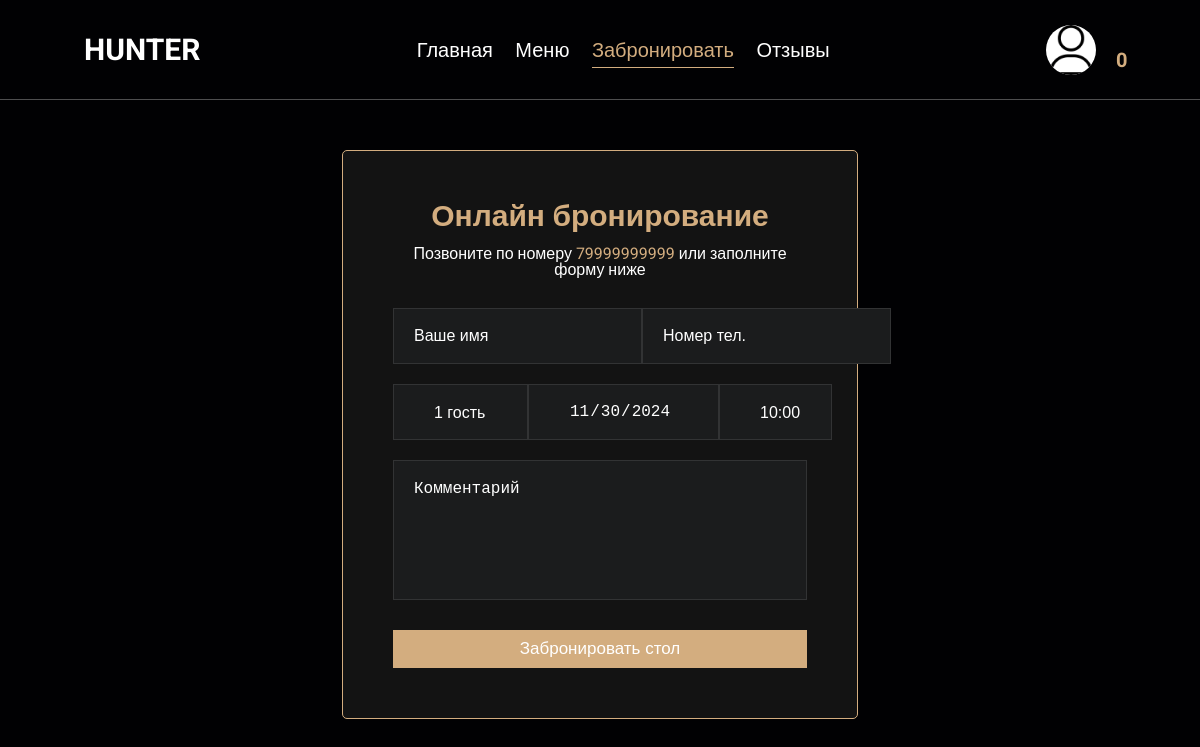
The page /main/Hunter/reservation on the database its author committed.
### app/models.py (models this page shows, shortened)
class Restaurant(models.Model):
    name = models.CharField(blank=False, max_length=32, default="")
    content = models.TextField(blank=False, max_length=200, default="")
    address = models.CharField(blank=False, max_length=50)
    phone_regex = RegexValidator(regex=r'^\+?[7,8]?[\s,-]?\(?\d{3}\)?[\s,-]?\d{3}[\s,-]?\d{2}[\s,-]?\d{2}$', message="Invalid format")
    phone = models.CharField(validators=[phone_regex], max_length=12, null=True)
    img = models.ImageField(null=True, blank=True, default="background.jpg", upload_to="restaurant_image/%Y/%M/%D")
    objects = RestaurantManager()

### app/views.py (the view)
# urls.py: path("main/<str:restaurant_name>/reservation", views.restaurantReservation, name="restaurantReservation"),
def restaurantReservation(request, restaurant_name):
    restaurant = models.Restaurant.objects.get_by_name(restaurant_name)[0]
    if request.method == 'POST':
        reservation_form = app.forms.ReservationAddForm(request.POST)
        if reservation_form.is_valid():
            reservation_form.save(restaurant_name=restaurant_name)
            return redirect(reverse('restaurantIndex', args=(restaurant_name, )))
    else:
        reservation_form = app.forms.ReservationAddForm()
    return render(request, "restaurant__reservation.html", {'form': reservation_form, "restaurant": restaurant})

### app/forms.py (shortened to what this page needs)
class ReservationAddForm(forms.ModelForm):
    class Meta:
        model = Reservation
        fields = ["name", "phone", "guests", "date", "time", "comment"]
        widgets = {
            'name': forms.TextInput(attrs={'placeholder': 'Ваше имя'}),
            'phone': forms.TextInput(attrs={'placeholder': 'Номер тел.'}),
            'date': forms.TextInput(attrs={'type': 'date'}),
            'comment': forms.Textarea(attrs={'cols': 80, 'rows': 20, 'placeholder': 'Комментарий'}),
        }
    def __init__(self, *args, **kwargs):
        super().__init__(*args, **kwargs)
        for field in self.fields.values():
            field.widget.attrs.update({"class": "input-field"})

### app/models.py (called while the page is built)
    def get_by_name(self, _name):
        return self.filter(name = _name)

### app/template_filters.py (called while the page is built)
@register.filter(name='get_sum_dict_values')
def get_sum_dict_values(dict, key):
    return sum(dict[key].values())

### cart/context_proccesors.py (called while the page is built)
def cart(request):
    return {'cart': Cart(request).cart}

### templates/restaurant__reservation.html (shortened to what this page needs)
{% extends 'layouts/restaurant__base.html' %}
{% block content %}
<section class="reservation">
  <div class="reservation-form">
    <form class="form" method="post" novalidate>
      <h2 class="form-title">Онлайн бронирование</h2>
      <p class="form-text">
        Позвоните по номеру <a href="#" class="form-link">{{ restaurant.phone }}</a>
        или заполните форму ниже
      </p>
      <div class="input-wrapper">
        <div class="input">
          {{ form.name }}
        </div>
        <div class="input">
          {{ form.phone }}
        </div>
      </div>
      <div class="input-wrapper">
        <div class="icon-wrapper">
          {{ form.guests }}
        </div>
        <div class="icon-wrapper">
          {{ form.date }}
        </div>
        <div class="icon-wrapper">
            {{ form.time }}
        </div>
      </div>
      {{ form.comment }}
      <button type="submit" class="btn">
        Забронировать стол
      </button>
    </form>
  </div>
</section>
{% endblock %}

### templates/layouts/restaurant__base.html (shortened to what this page needs)
{% load static %}
{% load template_filters %}
<!DOCTYPE html>
<html lang="ru">
<head>
  <link rel="stylesheet" href="https://cdnjs.cloudflare.com/ajax/libs/font-awesome/6.6.0/css/all.min.css">
  <link rel="stylesheet" href="{% static 'css/reset.css' %}"/>
  <link rel="stylesheet" href="{% static 'css/restaurant.css' %}"/>
</head>
<body>
  <header class="header">
    <a href="{% url 'restaurantIndex' restaurant_name=restaurant.name %}" class="logo">
      {{ restaurant.name }}
    </a>
    {% with request.resolver_match.url_name as url_name %}
    <nav class="navbar">
      <a class="{% if url_name == 'restaurantIndex' %}current__page{% endif %}" href="{% url 'restaurantIndex' restaurant_name=restaurant.name %}">Главная</a>
      <a class="{% if url_name == 'restaurantMenu' %}current__page{% endif %}" href="{% url 'restaurantMenu' restaurant_name=restaurant.name %}">Меню</a>
      <a class="{% if url_name == 'restaurantReservation' %}current__page{% endif %}" href="{% url 'restaurantReservation' restaurant_name=restaurant.name %}">Забронировать</a>
      <a class="{% if url_name == 'restaurantReviews' %}current__page{% endif %}" href="{% url 'restaurantReviews' restaurant_name=restaurant.name %}">Отзывы</a>
    </nav>
    <div class="icons">
      {% if user.is_authenticated and not request.user.is_superuser %}
      <img class="profile__icon" src="{{ request.user.profile.avatar.url }}" class="fas fa-user profile" id="prof-btn" onclick="toggleMenu()"></img>
      {% else %}
      <img class="profile__icon" src="{% static '/img/avatar.png' %}" class="fas fa-user profile" id="prof-btn" onclick="toggleMenu()"></img>
      {% endif %}
      <a href="{% url 'cartSummary' restaurant_name=restaurant.name %}"><span class="cart__size" id="cart_quantity">{{ cart|get_sum_dict_values:restaurant.name}}</span></a>
    </div>
    {% endwith %}
  </header>
  {% block content %}
  {% endblock %}
</body>
</html>

### static/css/restaurant.css (style rules this page uses)
:root { --main-color: #d3ad7f; --black: #131313; --bg: #010103; --border: .1rem solid rgba(255,255,255,.3); }
* { box-sizing: border-box; outline: none; border: none; text-decoration: none; transition: .2s linear; }
html { margin: 0; padding: 0; font-family: "Roboto", sans-serif; font-weight: 400; font-size: 62.5%; overflow-x: hidden; scroll-padding-top: 9rem; scroll-behavior: smooth; }
body { background: var(--bg); }
section { padding: 0 7%; padding-top: 100px; }
a { color: #fff; }
a, a:active, a:focus { outline: none; }
.btn { margin-top: 1rem; display: inline-block; padding: .9rem 3rem; font-size: 1.7rem; color: #fff; background: var(--main-color); cursor: pointer; }
.header { height: 100px; background: var(--bg); display: flex; align-items: center; justify-content: space-between; padding: 1.5rem 7%; border-bottom: var(--border); position: fixed; top: 0; left: 0; right: 0; z-index: 1000; }
.header .logo { display: flex; align-items: center; text-transform: uppercase; height: 6rem; font-size: 30px; font-weight: 700; }
.header .navbar a { margin: 0 1rem; font-size: 2rem; color: #fff; }
.header .navbar .current__page { color: var(--main-color); border-bottom: .1rem solid var(--main-color); padding-bottom: .5rem; }
.current__page { color: var(--main-color); border-bottom: .1rem solid var(--main-color); padding-bottom: .5rem; }
.header .icons { display: flex; align-items: center; }
.profile__icon { width: 50px; height: 50px; border-radius: 50%; cursor: pointer; background: #fff; }
.cart__size { color: var(--main-color); font-size: 20px; font-weight: 700; vertical-align: top; position: fixed; }
.header .icons a { cursor: pointer; margin-left: 2rem; }
.input { position: relative; }
.reservation { margin-top: 50px; display: flex; justify-content: center; }
.reservation-form { max-width: 50%; background-color: var(--black); padding: 50px; border: 1px solid var(--main-color); border-radius: 5px; }
.form { display: flex; flex-direction: column; justify-content: space-between; }
.form-title { color: var(--main-color); font-size: 30px; text-align: center; font-weight: 700; margin-bottom: 15px; }
.form-text { color: #fff; text-align: center; font-size: 16px; margin-bottom: 30px; }
.form-link { color: var(--main-color); }
.input-wrapper { display: flex; justify-content: space-between; }
.input-field { background-color: hsla(210, 4%, 11%, 1); color: #fff; font-size: 16px; height: 56px; padding: 10px 20px; border: 1px solid hsla(0, 0%, 100%, 0.1); outline: none; margin-block-end: 20px; transition: border-color 0.5s ease; }
.input-field::placeholder { color: inherit; }
.icon-wrapper { position: relative; margin-block-end: 20px; }
.icon-wrapper .input-field { margin-block-end: 0; padding-inline-start: 40px; padding-inline-end: 30px; appearance: none; cursor: pointer; }
.input-field[type="date"] { text-transform: uppercase; padding-inline-end: 7px; }
textarea.input-field { resize: none; height: 140px; padding-top: 20px; line-height: 1em; }
.input-field { background-color: hsla(210, 4%, 11%, 1); color: #fff; font-size: 16px; height: 56px; padding: 10px 20px; border: 1px solid hsla(0, 0%, 100%, 0.1); outline: none; transition: border-color 0.5s ease; }
.icon-wrapper { position: relative; }
.icon-wrapper .input-field { padding-inline-start: 40px; appearance: none; cursor: pointer; }

### rows shown on the page
Restaurant: name "HUNTER", name "0", phone "79999999999"
